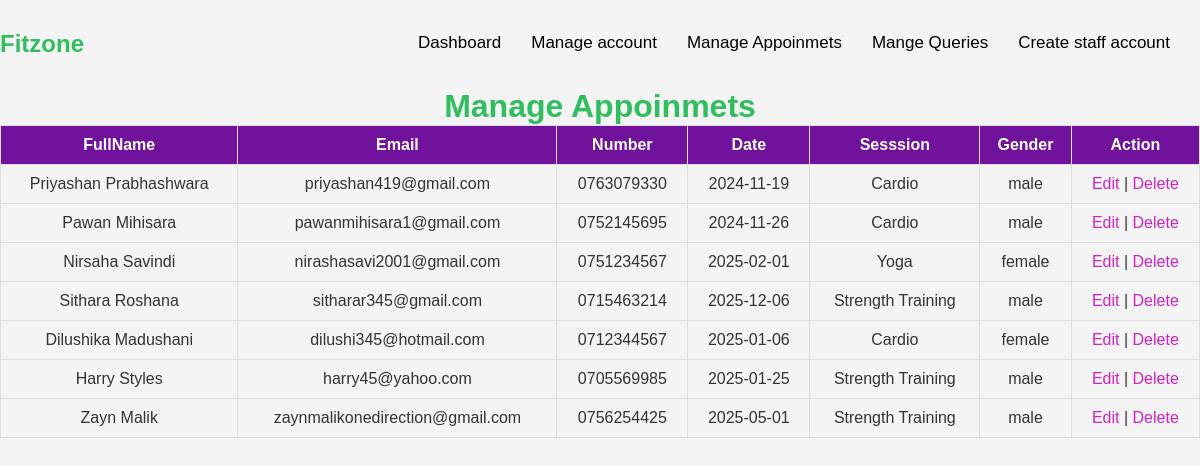
Screenshot of /Assignment/Admin/manageappoinment.php with the database file from the repository.
### tables this page shows
CREATE TABLE IF NOT EXISTS `book` (
  `id` int NOT NULL AUTO_INCREMENT,
  `FullName` varchar(50) NOT NULL,
  `Email` varchar(50) NOT NULL,
  `Number` varchar(50) NOT NULL,
  `Date` varchar(50) NOT NULL,
  `Session` varchar(50) NOT NULL,
  `Gender` enum('male','female','other') NOT NULL,
  PRIMARY KEY (`id`)
);

### Assignment/Admin/manageappoinment.php (the view, shortened to what this page needs)
<?php
include 'dbc.php';
$users = $conn->query("SELECT * FROM book");
?>
<html>
    <head>
    <link rel="stylesheet" href="manageaccount.css?v=<?php echo time(); ?>">
    </head>
<body>
         <section class="menu">
            <div class="nav">
            <div class="logo"><h1>Fit<b>zone</b></h1></div>
            <ul>
                     <li><a class="active"href="Adminhome.php">Dashboard</a></li>
                    <li><a class="active"href="Manageaccount.php">Manage account</a></li>
                    <li><a class="active"href="Manageappoinment.php">Manage Appoinmets</a></li>
                    <li><a class="active"href="ManageQuery.php">Mange Queries</a></li>
                    <li><a class="active"href="Createstaffaccount.php">Create staff account</a></li>
            </ul>
    </section>
<div class="manage-users">
        <h1>Manage Appoinmets</h1>
        <table>
            <tr>
                <th>FullName</th>
                <th>Email</th>
                <th>Number</th>
                <th>Date</th>
                <th>Sesssion</th>
                <th>Gender</th>
                <th>Action</th>
            </tr>
            <?php foreach ($users as $user): ?>
            <tr>
                <td><?php echo $user['FullName']; ?></td>
                <td><?php echo $user['Email']; ?></td>
                <td><?php echo $user['Number']; ?></td>
                <td><?php echo $user['Date']; ?></td>
                <td><?php echo $user['Session']; ?></td>
                <td><?php echo $user['Gender']; ?></td>
                <td>
                    <a href="editbooking.php?id=<?php echo $user['id']; ?>">Edit</a> |
                    <a href="deletebooking.php?id=<?php echo $user['id']; ?>">Delete</a>
                </td>
            </tr>
            <?php endforeach; ?>
        </table>
    </div>
</body>
</html>

### Assignment/Admin/manageaccount.css (style rules this page uses)
*,::after,::before { margin: 0; padding: 0; box-sizing: border-box; }
html { scroll-behavior: smooth; }
body { background-color: #e9e9e9; }
.nav { width: 100%; display: flex; justify-content: space-between; align-items: center; padding: 30px 0; }
.nav ul { display: flex; list-style: none; }
.nav ul li { margin-right: 30px; }
.nav ul li a { text-decoration: none; color: #000000; font-weight: 500; font-family: sans-serif; font-size: 17px; }
.nav ul .active::after { content: ''; width: 0; height: 3px; background-color: #1473b3; display: flex; position: relative; margin-left: 10px; }
body { font-family: Arial, sans-serif; background-color: #f4f4f4; color: #333; margin: 0; padding: 0; }
h1 { color: #30be5f; text-align: center; }
table { border-collapse: collapse; width: 100%; }
table, th, td { border: 1px solid #ddd; }
th, td { padding: 10px; text-align: center; }
th { background-color: #71129c; color: white; }
a { color: #d124c3; text-decoration: none; }

### rows the page displays
book: FullName "Priyashan Prabhashwara", Email "priyashan419@gmail.com", Number "0763079330", Date "2024-11-19", Session "Cardio", Gender "male"
book: FullName "Pawan Mihisara", Email "pawanmihisara1@gmail.com", Number "0752145695", Date "2024-11-26", Session "Cardio", Gender "male"
book: FullName "Nirsaha Savindi", Email "nirashasavi2001@gmail.com", Number "0751234567", Date "2025-02-01", Session "Yoga", Gender "female"
book: FullName "Sithara Roshana", Email "sitharar345@gmail.com", Number "0715463214", Date "2025-12-06", Session "Strength Training", Gender "male"
book: FullName "Dilushika Madushani", Email "dilushi345@hotmail.com", Number "0712344567", Date "2025-01-06", Session "Cardio", Gender "female"
book: FullName "Harry Styles", Email "harry45@yahoo.com", Number "0705569985", Date "2025-01-25", Session "Strength Training", Gender "male"
book: FullName "Zayn Malik", Email "zaynmalikonedirection@gmail.com", Number "0756254425", Date "2025-05-01", Session "Strength Training", Gender "male"
